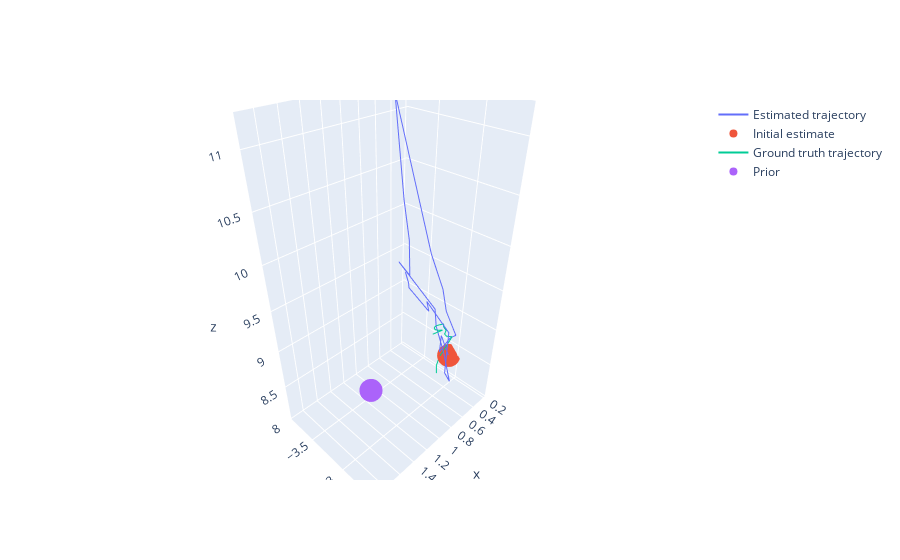

The cell this chart's notebook holds for it:
### Code cell
# Plot smoothed poses vs GT using plotly.
import plotly.graph_objects as go

cube_poses_np = np.array([cube_poses[ii].translation() for ii in range(len(cube_poses))])


fig = go.Figure(data=[go.Scatter3d(x=cube_poses_np[:, 0], y=cube_poses_np[:, 1], z=cube_poses_np[:, 2], mode='lines', name='Estimated trajectory')])

# Scatter a point at the first state estimate.
fig.add_trace(go.Scatter3d(x=[cube_poses_np[0, 0]], y=[cube_poses_np[0, 1]], z=[cube_poses_np[0, 2]], mode='markers', name='Initial estimate'))

gt_poses = []
for tt in range(traj["images"].shape[0]):
    object_pose = traj["object_poses"][tt].double()
    camera_pose = traj["camera_poses"][tt].double()
    gt_poses.append(PP_TO_GTSAM @ camera_pose.Inv() @ object_pose)
gt_poses_np = np.array([gt_pose.translation() for gt_pose in gt_poses])

fig.add_trace(go.Scatter3d(x=gt_poses_np[:, 0], y=gt_poses_np[:, 1], z=gt_poses_np[:, 2], mode='lines', name='Ground truth trajectory'))

# Plot the prior.
fig.add_trace(go.Scatter3d(x=[prior_pose_mean.translation()[0]], y=[prior_pose_mean.translation()[1]], z=[prior_pose_mean.translation()[2]], mode='markers', name='Prior'))

# Set aspect ratio to be true.
fig.update_layout(scene=dict(aspectmode='data'))

fig.show()

### Figure 1 — Plotly figure (JSON) as saved in the notebook; plotly's stock layout.template omitted (floating-point values rounded to 4 significant figures)
{"data": [{"mode": "lines", "name": "Estimated trajectory", "type": "scatter3d", "x": [0.2489, 0.2266, 0.3141, 0.2281, 0.2589, 0.2556, 0.2821, 0.3912, 0.3888, 0.4489, 0.4218, 0.5689, 0.5847, 0.5617, 0.5688, 0.5992, 0.6406, 0.7546, 0.7993, 0.9451, 0.9365, 1.063, 1.069, 1.088], "y": [-3.08, -3.222, -3.165, -3.094, -2.998, -3.161, -3.211, -3.312, -3.848, -3.653, -3.594, -3.439, -3.585, -3.081, -3.045, -2.893, -2.756, -2.747, -2.711, -2.881, -2.859, -2.999, -2.999, -3.022], "z": [8.347, 8.552, 8.391, 8.594, 8.713, 8.964, 9.249, 9.696, 11.17, 10.2, 9.758, 9.456, 9.568, 9.204, 9.001, 8.737, 8.443, 8.658, 9.253, 9.609, 9.505, 9.763, 9.816, 9.928]}, {"mode": "markers", "name": "Initial estimate", "type": "scatter3d", "x": [0.2489], "y": [-3.08], "z": [8.347]}, {"mode": "lines", "name": "Ground truth trajectory", "type": "scatter3d", "x": [0.3627, 0.3424, 0.3222, 0.3019, 0.2889, 0.2987, 0.3094, 0.3201, 0.3533, 0.3953, 0.4439, 0.4916, 0.5364, 0.5773, 0.6169, 0.6596, 0.7079, 0.7603, 0.8155, 0.8507, 0.8855, 0.9128, 0.9284, 0.9349], "y": [-3.147, -3.173, -3.151, -3.083, -3.025, -3.094, -3.117, -3.092, -3.092, -3.078, -3.042, -3.043, -3.043, -3.04, -3.026, -2.997, -2.949, -2.875, -2.775, -2.808, -2.8, -2.793, -2.795, -2.796], "z": [8.086, 8.181, 8.328, 8.527, 8.694, 8.666, 8.69, 8.766, 8.815, 8.876, 8.96, 8.979, 8.998, 9.012, 9.03, 9.055, 9.095, 9.161, 9.257, 9.231, 9.249, 9.263, 9.264, 9.265]}, {"mode": "markers", "name": "Prior", "type": "scatter3d", "x": [1.909], "y": [-2.603], "z": [9.405]}], "layout": {"scene": {"aspectmode": "data"}}}
